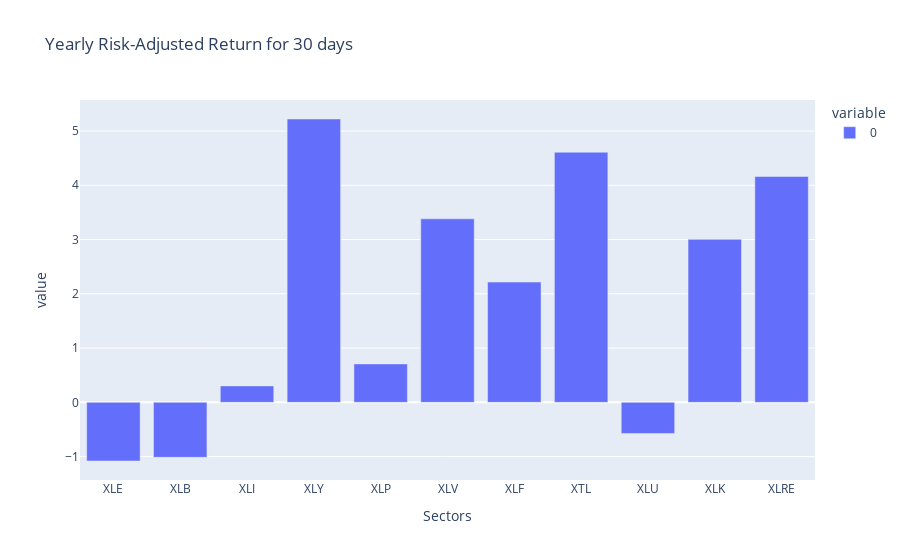

The cell this chart's notebook holds for it:
### Code cell
def risk_adjusted_return(df):
    """
    Calculate and plot the yearly risk-adjusted return (Sharpe ratio) for each sector.
    
    """
    
    # Calculate annualized mean return and covariance matrix
    m = df.mean() * 252
    s = df.cov() * 252
    
    # Calculate annualized volatility (risk) for each sector
    risk = np.sqrt(np.diag(s))
    
    # Calculate Sharpe ratio (assuming risk-free rate is 0)
    # Sharpe ratio = (Expected Return - Risk Free Rate) / Volatility
    sharpe = m / risk
    
    rar = px.bar(sharpe, title=f'Yearly Risk-Adjusted Return for {df.shape[0]} days', labels={'index': 'Sectors', '0': 'Sharpe Ratio'})
    rar.show()
    

# Example usage: Plot risk-adjusted return for the last 30 days
risk_adjusted_return(new_df(30))

### Figure 1 — Plotly figure (JSON) as saved in the notebook; plotly's stock layout.template omitted (floating-point values rounded to 4 significant figures)
{"data": [{"alignmentgroup": "True", "hovertemplate": "variable=0<br>Sectors=%{x}<br>value=%{y}<extra></extra>", "legendgroup": "0", "marker": {"color": "#636efa", "pattern": {"shape": ""}}, "name": "0", "offsetgroup": "0", "orientation": "v", "showlegend": true, "textposition": "auto", "type": "bar", "x": ["XLE", "XLB", "XLI", "XLY", "XLP", "XLV", "XLF", "XTL", "XLU", "XLK", "XLRE"], "xaxis": "x", "y": [-1.081, -1.013, 0.3032, 5.221, 0.7082, 3.382, 2.217, 4.609, -0.5728, 3.004, 4.162], "yaxis": "y"}], "layout": {"barmode": "relative", "legend": {"title": {"text": "variable"}, "tracegroupgap": 0}, "title": {"text": "Yearly Risk-Adjusted Return for 30 days"}, "xaxis": {"anchor": "y", "domain": [0, 1], "title": {"text": "Sectors"}}, "yaxis": {"anchor": "x", "domain": [0, 1], "title": {"text": "value"}}}}
